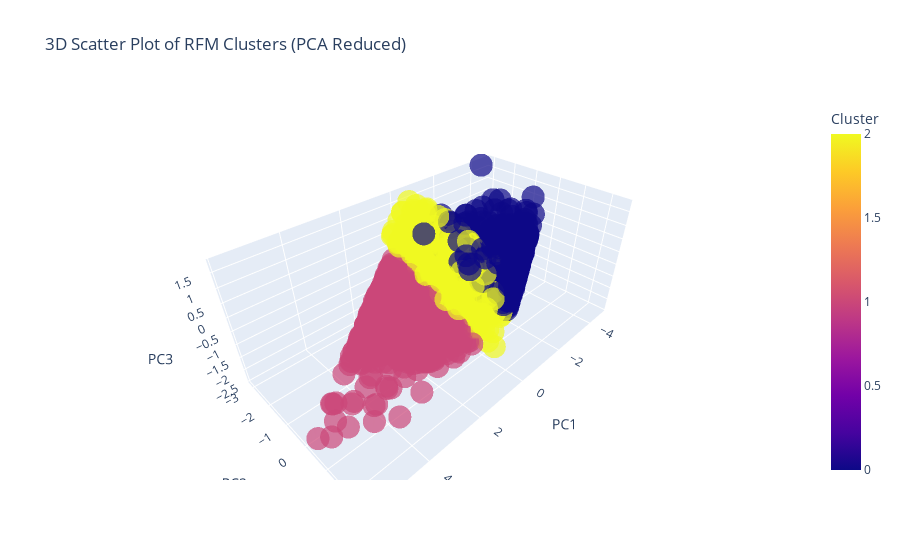

Notebook source saved alongside this figure:
### Code cell
def plot_rfm_clusters(rfm_df, cluster_column='Cluster', n_components=3):
    if cluster_column not in rfm_df.columns:
        raise ValueError(f"Column '{cluster_column}' not found in the DataFrame.")

    # Perform PCA on the standardized RFM data
    rfm_pca = PCA(n_components=n_components).fit_transform(rfm_standardised)
    rfm_pca_df = pd.DataFrame(rfm_pca, columns=['PC1', 'PC2', 'PC3'])
    rfm_pca_df[cluster_column] = rfm_df[cluster_column].values

    color_discrete_map = {
        0: 'red',
        1: 'green',
        2: 'blue'
    }

    fig = px.scatter_3d(rfm_pca_df, x='PC1', y='PC2', z='PC3',
                        color=cluster_column, opacity=0.7,
                        color_discrete_map=color_discrete_map,
                        title="3D Scatter Plot of RFM Clusters (PCA Reduced)")
    fig.show()

# Example usage:
plot_rfm_clusters(rfm_standardised)

### Figure 1 — Plotly figure (JSON) as saved in the notebook; plotly's stock layout.template omitted (floating-point values rounded to 4 significant figures; data arrays with more than 128 entries replaced by an {"elided": "..."} marker saying what was removed)
{"data": [{"hovertemplate": "PC1=%{x}<br>PC2=%{y}<br>PC3=%{z}<br>Cluster=%{marker.color}<extra></extra>", "legendgroup": "", "marker": {"color": {"elided": "4339 int values"}, "coloraxis": "coloraxis", "opacity": 0.7, "symbol": "circle"}, "mode": "markers", "name": "", "scene": "scene", "showlegend": false, "type": "scatter3d", "x": {"elided": "4339 float values"}, "y": {"elided": "4339 float values"}, "z": {"elided": "4339 float values"}}], "layout": {"coloraxis": {"colorbar": {"title": {"text": "Cluster"}}, "colorscale": [[0, "#0d0887"], [0.1111, "#46039f"], [0.2222, "#7201a8"], [0.3333, "#9c179e"], [0.4444, "#bd3786"], [0.5556, "#d8576b"], [0.6667, "#ed7953"], [0.7778, "#fb9f3a"], [0.8889, "#fdca26"], [1, "#f0f921"]]}, "legend": {"tracegroupgap": 0}, "scene": {"domain": {"x": [0, 1], "y": [0, 1]}, "xaxis": {"title": {"text": "PC1"}}, "yaxis": {"title": {"text": "PC2"}}, "zaxis": {"title": {"text": "PC3"}}}, "title": {"text": "3D Scatter Plot of RFM Clusters (PCA Reduced)"}}}
